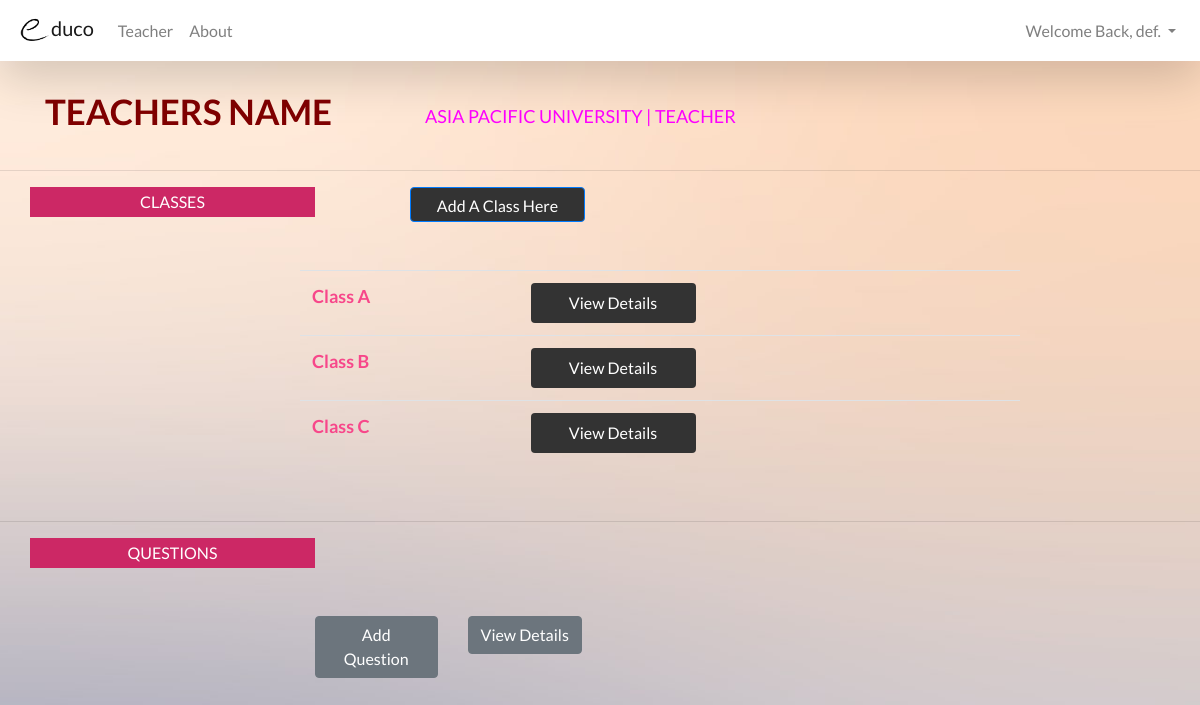
The page /Website/teacher/teacher_menu.php (signed in) on the database as committed earlier.
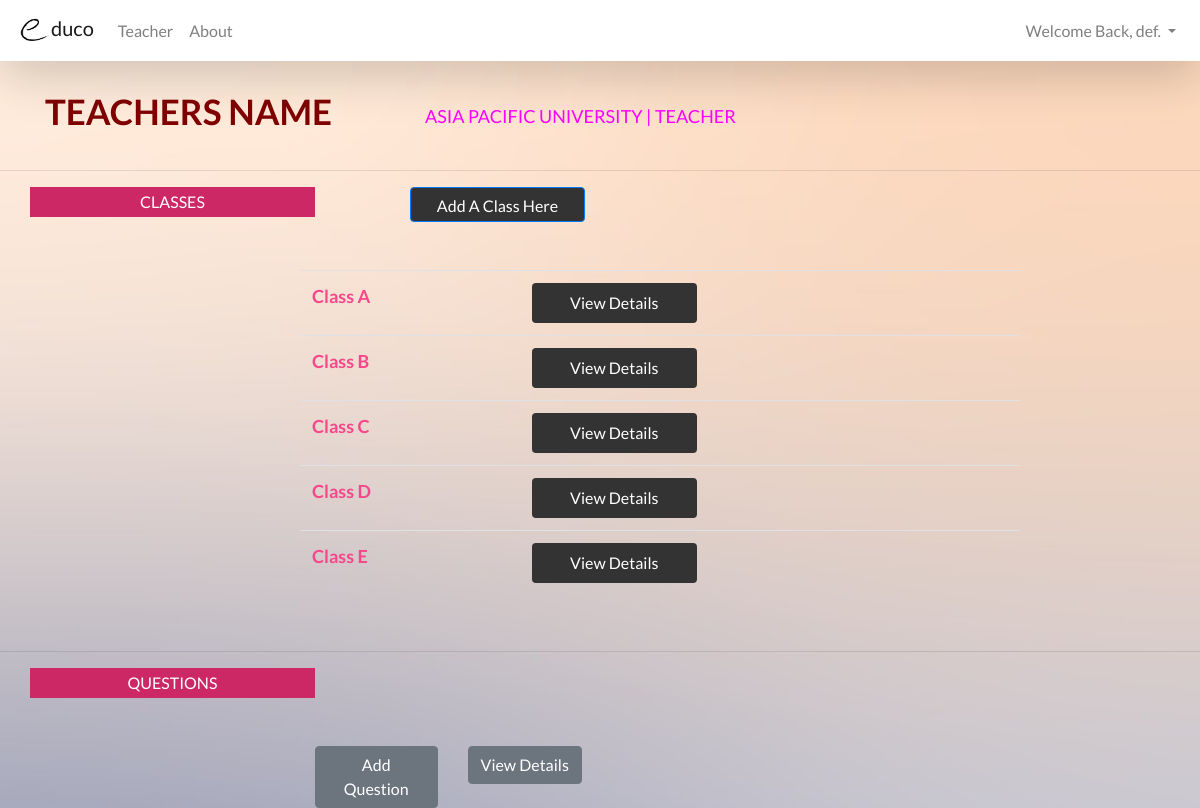
The same page on the database as committed later.
### tables this page shows
CREATE TABLE IF NOT EXISTS `class` (
  `C_No` int(10) NOT NULL AUTO_INCREMENT,
  `T_ID` int(10) NOT NULL,
  `C_Name` varchar(25) NOT NULL,
  PRIMARY KEY (`C_No`)
);

### website/teacher/teacher_menu.php (the view, shortened to what this page needs)
<!DOCTYPE html>
<html>
<head>
<?php include($_SERVER["DOCUMENT_ROOT"].'/template/header.php'); ?>
</head>
<body>
<?php include($_SERVER["DOCUMENT_ROOT"].'/template/teachernavbar.php'); ?>
<br/>
<div class="container">
  <div class="row">
    <div class="col-sm-4">
      <p class="text-center" style="font-size: 35px; color: maroon; float: left; font-weight: bold;">
      TEACHERS NAME
      </p>
    </div>
    <div class="col-sm-8">
      <p class="text-center" style="font-size: 18px; color: fuchsia; padding-top: 18px; float: left;">
      ASIA PACIFIC UNIVERSITY | TEACHER
      </p>
    </div>
  </div>
</div>
<hr/>
<div class="container">
  <div class="row">
    <div class="col-3" style="background-color: #CC2865; color: white; text-align: center; padding-top: 3px; height: 30px;">
      <p>CLASSES</p>
    </div>
    <div class="col-3">
      <button style="width: 175px; height: 35px; background-color: #333333; float: right;" type="submit" class="btn btn-primary" data-toggle="modal" data-target="#addclass">Add A Class Here</button>
    </div>
  </div>
</div>
<br/><br/>
<table class="table table-hover" style="margin-left: 25%; width: 60%;">
  <tbody style="color: #F7478A; font-size: 18px; font-weight: bold;">
<?php
$conn = mysqli_connect('localhost','root','','educo');
$sql = "SELECT C_Name FROM class";
$result = mysqli_query($conn, $sql);
while($row = mysqli_fetch_array($result))
{
  echo "<tr>";
  echo "<td>" . $row['C_Name'] . "</td>";
  echo "<td>";
  echo "<button class= btn btn-primary style='width: 165px; height: 40px; color: white; background-color:       #333333;'onclick=\"window.location.href='class_details.php'\">View Details</button></td>";
  echo "</tr>";
  }
  echo "</table>";
?>
<br/>
<hr/>
<div class="container">
  <div class="row">
    <div class="col-sm-3" style="background-color: #CC2865; color: white; text-align: center; padding-top: 3px; height: 30px;">
      <p>QUESTIONS</p>
    </div>
  </div>
</div>
<br/><br/>
<div class="row" style="margin-left: 25%;">
  <div class="col-2">
    <a href="add_question_teacher.php"><button type="submit" class="btn btn-secondary">Add Question</button>
  </div>
  <div class="col-2">
    <a href="#"><button type="submit" class="btn btn-secondary">View Details</button>
  </div>
</body>
</html>

### template/header.php (shortened to what this page needs)
<link rel="stylesheet" href="https://stackpath.bootstrapcdn.com/bootstrap/4.2.1/css/bootstrap.min.css">
<link rel="stylesheet" href="https://use.fontawesome.com/releases/v5.6.3/css/all.css">
<link rel="stylesheet" type="text/css" href="/template/main.css">

### template/teachernavbar.php (shortened to what this page needs)
<nav class="navbar navbar-expand-lg navbar-light bg-white shadow-lg sticky-top" style="background-color: #e3f2fd;">
  <a class="navbar-brand" href="studentmainpage.php"><img src="/Pictures/e.png" height="35" width="35">duco</a>
  <div class="collapse navbar-collapse" id="navbarNavDropdown">
    <ul class="navbar-nav mr-auto">
      <li class="nav-item">
        <a class="nav-link" href="teacher_menu.php">Teacher</a>
      </li>
      <li class="nav-item">
        <a class="nav-link" href="/website/general/aboutus.php">About</a>
      </li>
    </ul>
    <ul class="navbar-nav">
      <li class="nav-item dropdown">
        <a class="nav-link dropdown-toggle" href="#" id="navbarDropdownMenuLink" role="button" data-toggle="dropdown" aria-haspopup="true" aria-expanded="false">
          Welcome Back, <?php echo $_SESSION['user']; ?>.
        </a>
      </li>
    </ul>
  </div>
</nav>

### template/header.php (style rules this page uses)
body { font-family: 'Lato' !important; background-color: #FAFAFA !important; }

### website/teacher/teacher_menu.php (style rules this page uses)
body { background-image: url("/Pictures/6.jpg"); background-repeat: no-repeat; background-size: 100%; }

Rows that differ between the two databases and show on the page:
added class: C_Name "Class D"
added class: C_Name "Class E"
